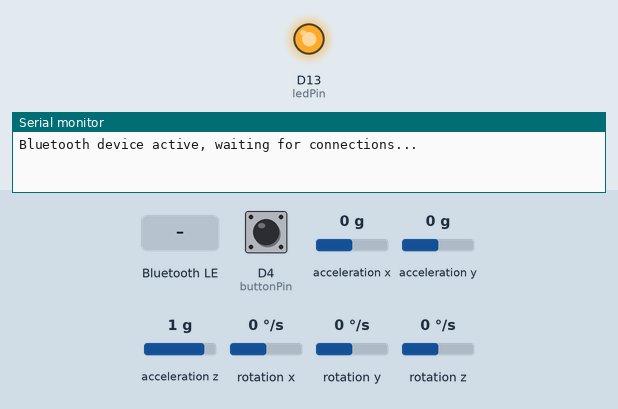
Bench run of a sketch on a simulated Arduino Nano 33 BLE. Shown: output pins drawn as LEDs (lit = HIGH), the last lines printed to the serial monitor. The test bench sets the inputs (shaded band); at power-on: D4 (buttonPin) LOW, acceleration x 0 g, acceleration y 0 g, acceleration z 1 g, rotation x 0 °/s, rotation y 0 °/s, rotation z 0 °/s. Nothing arrives over Bluetooth unless stated; a phone connects over Bluetooth LE 3 s after start.

Above: at 1.2 s.
1.3 s: D4 (buttonPin) pulled HIGH for 0.15 s
At 2.7 s:
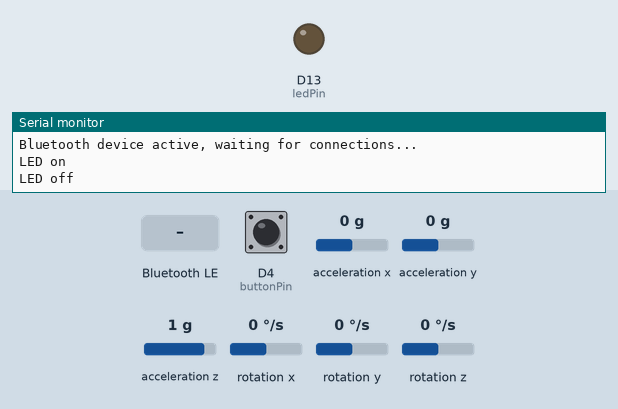
4.4 s: Bluetooth LE write "1" received
At 5.6 s:
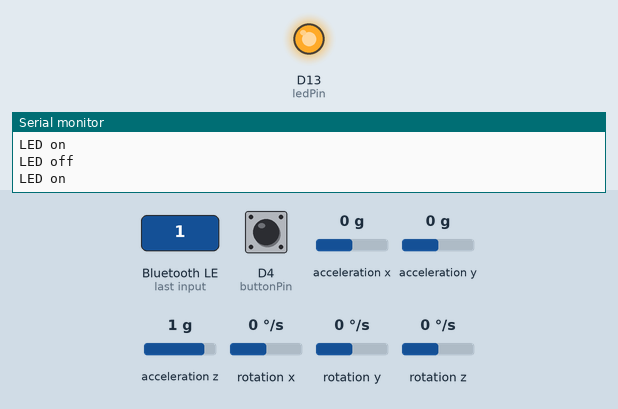
5.9 s: Bluetooth LE write "0" received
At 6.7 s:
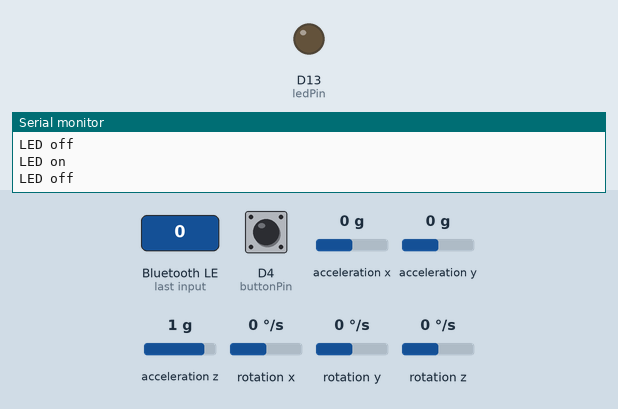
Timing chart, 0 to 8.4 s (numbered marks = the images above; inputs shaded):
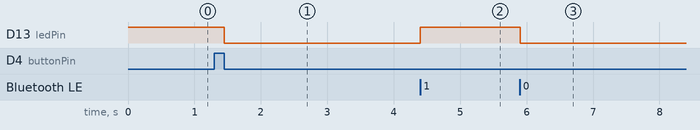

Measured:
- after the input at 1.3 s, D13 (ledPin): HIGH → LOW after 0.15 s
- after the input at 4.4 s, D13 (ledPin): LOW → HIGH at once
- after the input at 5.9 s, D13 (ledPin): HIGH → LOW at once

The sketch:

DanceGlove_BLE.ino
```cpp
#include "Arduino_LSM9DS1.h"
#include "MadgwickAHRS.h"
#include "ArduinoBLE.h"

// initialize a Madgwick filter:
Madgwick filter;

// sensor's sample rate is fixed at 119 Hz:
const float sensorRate = 119.00;

// values for orientation:
float roll = 0.0;
float pitch = 0.0;
float heading = 0.0;

// variables for error detection and debugging
// 1 = issue setting up IMU
// 2 = issue setting up BLE


// BLE LED Service
BLEService ledService("19B10010-E8F2-537E-4F6C-D104768A1214"); // create service
const int ledPin = LED_BUILTIN; // set ledPin to on-board LED
const int buttonPin = 4; // set buttonPin to digital pin 4
// create switch characteristic and allow remote device to read and write
BLEByteCharacteristic ledCharacteristic("19B10011-E8F2-537E-4F6C-D104768A1214", BLERead | BLEWrite);
// create button characteristic and allow remote device to get notifications
BLEByteCharacteristic buttonCharacteristic("19B10012-E8F2-537E-4F6C-D104768A1214", BLERead | BLENotify);


// BLE Generic Attribute Service (ONLY IF DOING THIS THE RIGHT WAY)
//BLEService gattService("180A"); // create service

// a characteristic for each of the plane angles heading, pitch and roll
BLEFloatCharacteristic headingCharacteristic("19B10013-E8F2-537E-4F6C-D104768A1214", BLERead | BLENotify);
BLEFloatCharacteristic pitchCharacteristic("19B10014-E8F2-537E-4F6C-D104768A1214", BLERead | BLENotify);
BLEFloatCharacteristic rollCharacteristic("19B10015-E8F2-537E-4F6C-D104768A1214", BLERead | BLENotify);

// OK SO THE PROPER WAY TO DO THIS WOULD BE TO USE THE BLE CHARACTERISTIC PLANE ANGLE (0x2763) AND
// THEN USE DESCRIPTORS TO DIFFERENTIATE ROLL/PITCH/HEADING FROM ONE ANOTHER, BUT P5 DOES NOT SUPPORT
// DESCRIPTORS, NOR DOES IT SEEM TO SUPPORT CONNECTING TO MULTIPLE SERVICES, SO WE CAN MAKE IT EASY AND
// CREATE ALL CUSTOM CHARACTERISTICS AND LUMP THEM INTO LEDSERVICE.


// Get Serial, BLE and IMU going
void setup() {
  Serial.begin(9600);

  pinMode(ledPin, OUTPUT); // use the LED as an output
  pinMode(buttonPin, INPUT); // use button pin as an input

  // Turn LED on
  digitalWrite(ledPin, HIGH);

  // attempt to start the IMU:
  if (!IMU.begin()) {
    Serial.println("Failed to initialize IMU");
    // stop here if you can't access the IMU:
    Serial.end();
    err_func(1);
  }

  // start the Madgwick filter to run at the sample rate:
  filter.begin(sensorRate);

  // Start the BLE Radio
  if (!BLE.begin()) {
      Serial.println("starting BLE failed!");
      err_func(2);
  }

  // set the local name peripheral advertises
  BLE.setLocalName("DanceGlove");
  // set the UUID for the service this peripheral advertises:
  BLE.setAdvertisedService(ledService);
//  BLE.setAdvertisedService(gattService);

  // add the characteristics to the service
  ledService.addCharacteristic(ledCharacteristic);
  ledService.addCharacteristic(buttonCharacteristic);
  ledService.addCharacteristic(headingCharacteristic);
  ledService.addCharacteristic(pitchCharacteristic);
  ledService.addCharacteristic(rollCharacteristic);

  // add the service
  BLE.addService(ledService);
  //BLE.addService(gattService);

  // init all values to 0
  ledCharacteristic.writeValue(0);
  buttonCharacteristic.writeValue(0);
  headingCharacteristic.writeValue(0);
  pitchCharacteristic.writeValue(0);
  rollCharacteristic.writeValue(0);

  // start advertising
  BLE.advertise();

  Serial.println("Bluetooth device active, waiting for connections...");
}

void err_func(int err_code){
  // stay here forever; TODO: Try to recover
  // LED will turn on for ~1s, the off for err_code seconds then repeat
  while (true) {
    digitalWrite(ledPin, HIGH);
    delay(1000);
    digitalWrite(ledPin, LOW);
    delay(1000*err_code);
  }
}

void loop() {
  // poll for BLE events
  BLE.poll();

  // values for acceleration and rotation:
  float xAcc, yAcc, zAcc;
  float xGyro, yGyro, zGyro;
  bool ping = false; // variable tells us if data was requested over serial;


  // check if the IMU is ready to read:
  if (IMU.accelerationAvailable() && IMU.gyroscopeAvailable()) {
    // read accelerometer and gyrometer:
    IMU.readAcceleration(xAcc, yAcc, zAcc);
    IMU.readGyroscope(xGyro, yGyro, zGyro);

    // update the filter, which computes orientation:
    filter.updateIMU(xGyro, yGyro, zGyro, xAcc, yAcc, zAcc);

    // print the heading, pitch and roll
    roll = filter.getRoll();
    pitch = filter.getPitch();
    heading = filter.getYaw();
  }

  // if you get a byte in the serial port,
  // send the latest heading, pitch, and roll:
  while(Serial.available()) {
    Serial.read();
    ping = true;
    }
  if (ping) {
    Serial.print(heading);
    Serial.print(",");
    Serial.print(pitch);
    Serial.print(",");
    Serial.println(roll);
  }

  // read the current button pin state
  char buttonValue = digitalRead(buttonPin);

  // has the value changed since the last read
  boolean buttonChanged = (buttonCharacteristic.value() != buttonValue);

  if (buttonChanged) {
    // button state changed, update characteristics
    ledCharacteristic.writeValue(buttonValue);
    buttonCharacteristic.writeValue(buttonValue);
  }

  if (ledCharacteristic.written() || buttonChanged) {
    // update LED, either central has written to characteristic or button state has changed
    if (ledCharacteristic.value()) {
      Serial.println("LED on");
      digitalWrite(ledPin, HIGH);
    }
    else {
      Serial.println("LED off");
      digitalWrite(ledPin, LOW);
    }
  }

  // update the characteristics of our position if they've changed by more than 1'
  if (abs(headingCharacteristic.value() - heading) > 1) {
    headingCharacteristic.writeValue(heading);
  }
  if (abs(pitchCharacteristic.value() - pitch) > 1) {
    pitchCharacteristic.writeValue(pitch);
  }
  if (abs(rollCharacteristic.value() - roll) > 1) {
    rollCharacteristic.writeValue(roll);
  }
}
```
